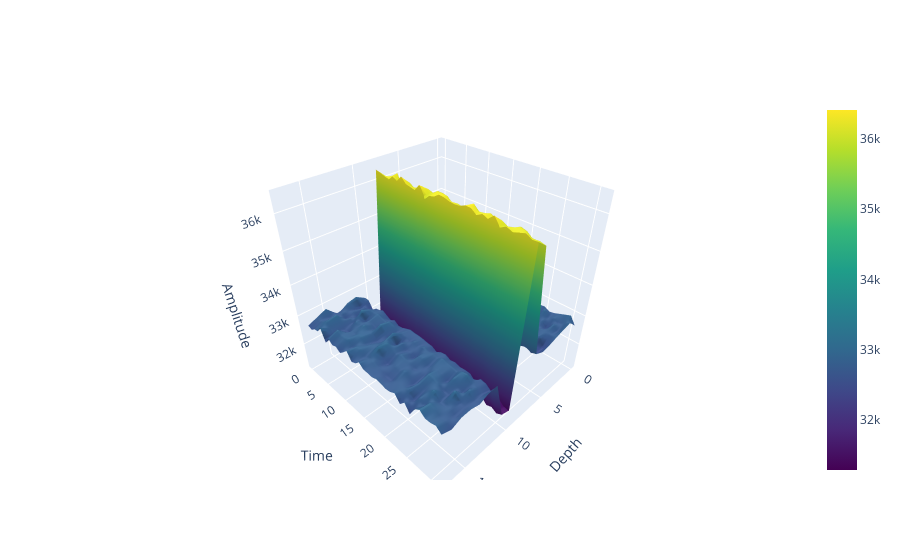

Write notebook code for a chart like this one.
### Code cell
fig = go.Figure(data=[go.Surface(z=data[n, 0, :, :],colorscale='viridis')])
fig.update_layout(scene = dict(
                    xaxis_title='Depth',
                    yaxis_title='Time',
                    zaxis_title='Amplitude'))

### Figure 1 — Plotly figure (JSON) as saved in the notebook; plotly's stock layout.template omitted (floating-point values rounded to 4 significant figures; data arrays with more than 128 entries replaced by an {"elided": "..."} marker saying what was removed)
{"data": [{"colorscale": [[0, "#440154"], [0.1111, "#482878"], [0.2222, "#3e4989"], [0.3333, "#31688e"], [0.4444, "#26828e"], [0.5556, "#1f9e89"], [0.6667, "#35b779"], [0.7778, "#6ece58"], [0.8889, "#b5de2b"], [1, "#fde725"]], "type": "surface", "z": {"elided": "32x18 float values"}}], "layout": {"scene": {"xaxis": {"title": {"text": "Depth"}}, "yaxis": {"title": {"text": "Time"}}, "zaxis": {"title": {"text": "Amplitude"}}}}}
